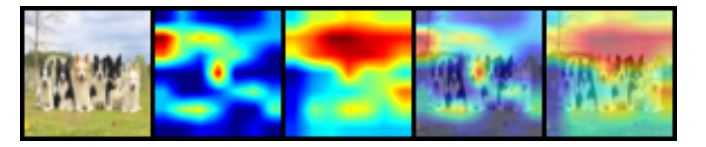
#> input picture S10/images/GradCam.JPG, 706 x 147 px; its folder holds 2 pictures in this run
$ python resize_250-250.py
#> lines starting #> are read from the running program, lines starting #| are printed output that depends on the picture
import cv2
import glob
for file in glob.glob('./Images/*.*'):
    img = cv2.imread(file, cv2.IMREAD_UNCHANGED)
#> img is the input picture: shape (147, 706, 3); mean B, G, R 154.5, 159, 133.7

    print('Original Dimensions : ', img.shape)
#| Original Dimensions :  (147, 706, 3)

    width = 162
    height = 162
    dim = (width, height)
    # resize image
    resized = cv2.resize(img, dim, interpolation=cv2.INTER_AREA)
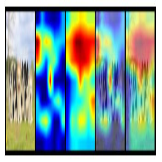
#> resized: shape (162, 162, 3); mean B, G, R 154.1, 158.7, 133.3
    status = cv2.imwrite(file, resized)
    print("Image written to file-system : ",status)
#| Image written to file-system :  True
#> pass 2 of the loop `for file in glob.glob('./Images/*.*'):`:
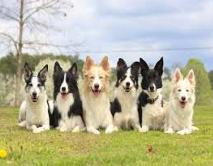
#> input picture S10/images/multiple_dogs.jpg, 213 x 166 px
#> img is the input picture: shape (166, 213, 3); mean B, G, R 154.3, 182.2, 183.7
#| Original Dimensions :  (166, 213, 3)
#> `resized = cv2.resize(img, dim, interpolation=cv2.INTER_AREA)`:
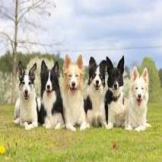
#> resized: shape (162, 162, 3); mean B, G, R 154.3, 182.2, 183.7
#| Image written to file-system :  True
